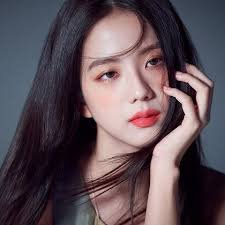
#> input picture sesi14/image.jpg, 225 x 225 px
$ python hillEncrypt.py
#> lines starting #> are read from the running program, lines starting #| are printed output that depends on the picture
#> further down, image is the input picture: shape (225, 225, 3); mean R, G, B 92.9, 78.8, 85.5
import imageio as img
import numpy as np
import matplotlib.pyplot as plt

def keyValidation(key):
    a = key[0][0]
    b = key[0][1]
    c = key[1][0]
    d = key[1][1]
    return (a*d) - (b*c) ==1

def encrypt(image,key):
    if not keyValidation(key):
        print('Matriks Salah')
        return None
    a = key[0][0]
    b = key[0][1]
    c = key[1][0]
    d = key[1][1]
    result = np.zeros_like(image)
    for i in range(0,image.shape[0]-1,2):
        for j in range(0,image.shape[1]):
            r1 = ((image[i,j,0] * a) + (image[i+1,j,0] * c)) % 256
            r2 = ((image[i,j,0] * b) + (image[i+1,j,0] * d)) % 256

            g1 = ((image[i,j,1] * a) + (image[i+1,j,1] * c)) % 256
            g2 = ((image[i,j,1] * b) + (image[i+1,j,1] * d)) % 256

            b1 = ((image[i,j,2] * a) + (image[i+1,j,2] * c)) % 256
            b2 = ((image[i,j,2] * b) + (image[i+1,j,2] * d)) % 256

            result[i,j,0] = r1
            result[i+1,j,0] = r2

            result[i,j,1] = g1
            result[i+1,j,1] = g2

            result[i,j,2] = b1
            result[i+1,j,2] = b2
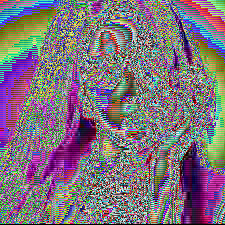
#> result: shape (225, 225, 3); mean R, G, B 125.9, 114.2, 124.5
    return result

def decrypt(image,key):
    if not keyValidation(key):
        print('Matriks Salah')
        return None
    d = key[0][0]
    b = 256- key[0][1]
    c = 256- key[1][0]
    a = key[1][1]
    result = np.zeros_like(image)
    for i in range(0,image.shape[0]-1,2):
        for j in range(0,image.shape[1]):
            r1 = ((image[i,j,0] * a) + (image[i+1,j,0] * c)) % 256
            r2 = ((image[i,j,0] * b) + (image[i+1,j,0] * d)) % 256

            g1 = ((image[i,j,1] * a) + (image[i+1,j,1] * c)) % 256
            g2 = ((image[i,j,1] * b) + (image[i+1,j,1] * d)) % 256

            b1 = ((image[i,j,2] * a) + (image[i+1,j,2] * c)) % 256
            b2 = ((image[i,j,2] * b) + (image[i+1,j,2] * d)) % 256

            result[i,j,0] = r1
            result[i+1,j,0] = r2

            result[i,j,1] = g1
            result[i+1,j,1] = g2

            result[i,j,2] = b1
            result[i+1,j,2] = b2
    return result

image = img.imread('image.jpg')
key = np.array([
    [5,3],
    [8,5]
])

enc = encrypt(image,key)
dec = decrypt(enc,key)

plt.figure(figsize=(15,15))
plt.subplot(1,3,1)
plt.imshow(image)
plt.subplot(1,3,2)
plt.imshow(enc)
plt.subplot(1,3,3)
plt.imshow(dec)

plt.show()
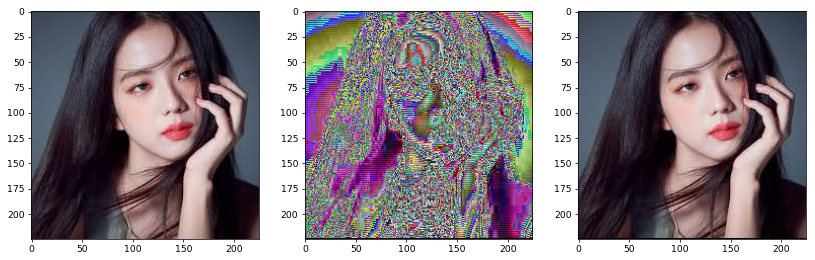
#> figure drawn by matplotlib, 3 panels

img.imsave('enc.jpg',enc)
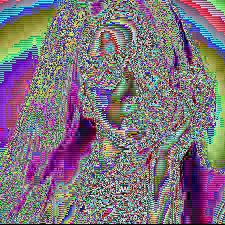
#> saved as enc.jpg: shape (225, 225, 3); mean R, G, B 125.8, 114.4, 124.5

img.imsave('dec.jpg',dec)
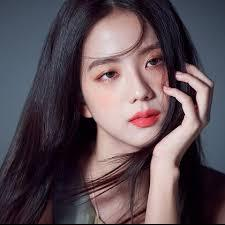
#> saved as dec.jpg: shape (225, 225, 3); mean R, G, B 92.6, 78.5, 85.2
